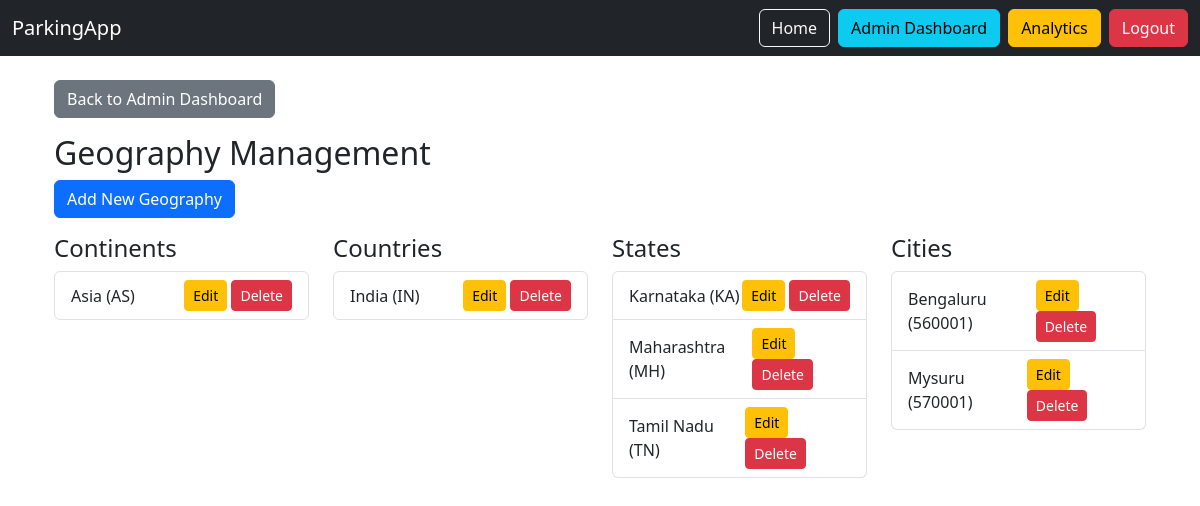
/admin/geography (signed in), run on an earlier commit of the app's database.
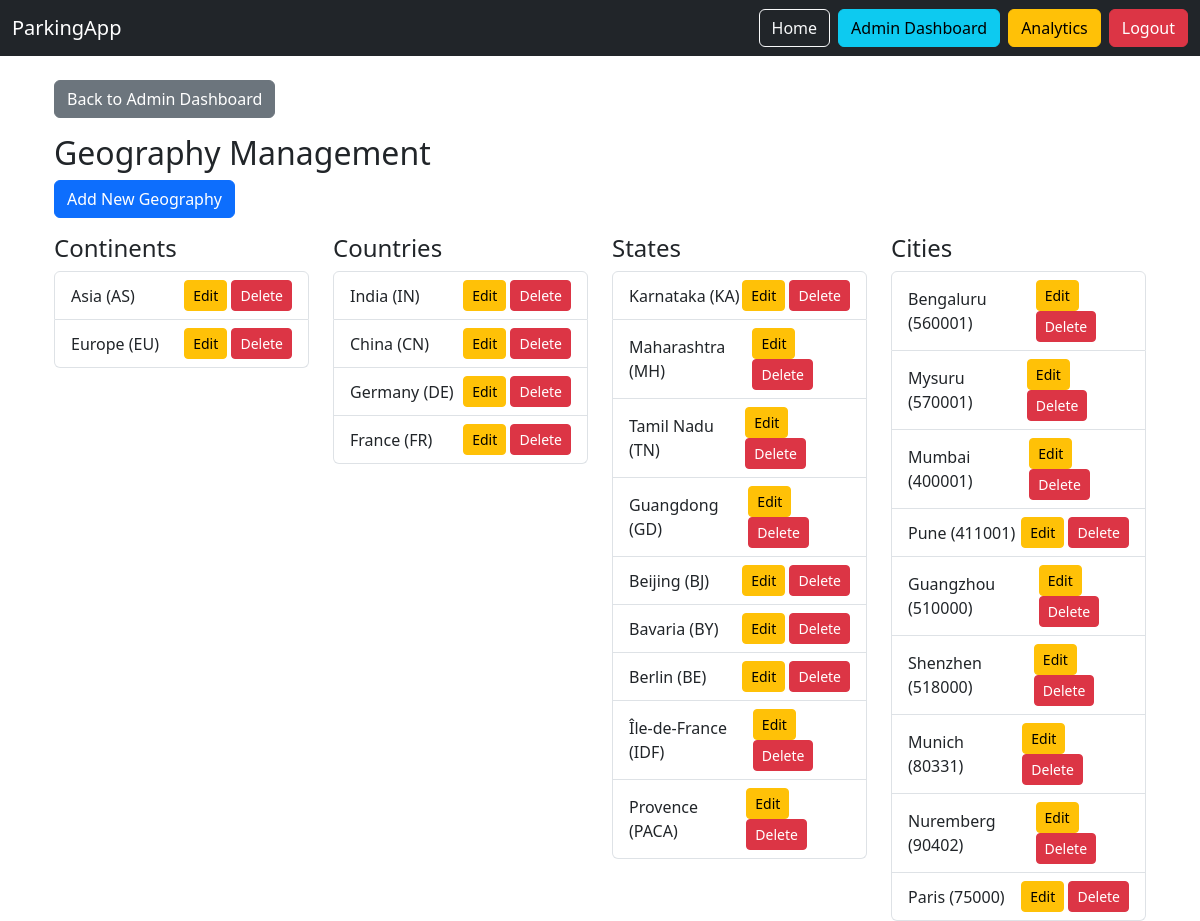
And on a later commit of the database.
### app/models/geography.py (models this page shows, shortened)
class Continent(BaseModel):
    __tablename__ = "continents"
    name = db.Column(db.String(100), unique=True, nullable=False)
    code = db.Column(db.String(10), unique=True, nullable=False)
    status = db.Column(db.Enum(GeographyStatus), default=GeographyStatus.ACTIVE, nullable=False)
    countries = db.relationship('Country', back_populates='continent', cascade='all, delete-orphan')

class Country(BaseModel):
    __tablename__ = "countries"
    name = db.Column(db.String(100), nullable=False)
    code = db.Column(db.String(3), nullable=False)  # ISO codes like USA, IND
    continent_id = db.Column(db.Integer, db.ForeignKey('continents.id'), nullable=False)
    status = db.Column(db.Enum(GeographyStatus), default=GeographyStatus.ACTIVE, nullable=False)
    continent = db.relationship('Continent', back_populates='countries')
    states = db.relationship('State', back_populates='country', cascade='all, delete-orphan')
    __table_args__ = (
        db.UniqueConstraint('name', 'continent_id', name='unique_country_per_continent'),
        db.UniqueConstraint('code', name='unique_country_code')
    )

class State(BaseModel):
    __tablename__ = "states"
    name = db.Column(db.String(100), nullable=False)
    code = db.Column(db.String(10), nullable=False)  # State code like 'KA' for Karnataka
    country_id = db.Column(db.Integer, db.ForeignKey('countries.id'), nullable=False)
    status = db.Column(db.Enum(GeographyStatus), default=GeographyStatus.ACTIVE, nullable=False)
    country = db.relationship('Country', back_populates='states')
    cities = db.relationship('City', back_populates='state', cascade='all, delete-orphan')
    __table_args__ = (
        db.UniqueConstraint('name', 'country_id', name='unique_state_per_country'),
        db.UniqueConstraint('code', 'country_id', name='unique_state_code_per_country')
    )

class City(BaseModel):
    __tablename__ = "cities"
    name = db.Column(db.String(100), nullable=False)
    state_id = db.Column(db.Integer, db.ForeignKey('states.id'), nullable=False)
    pin_code = db.Column(db.String(20), nullable=True)  # Optional pincode
    status = db.Column(db.Enum(GeographyStatus), default=GeographyStatus.ACTIVE, nullable=False)
    state = db.relationship('State', back_populates='cities')
    parking_lots = db.relationship('ParkingLot', back_populates='city', cascade='all, delete-orphan')  # Connection to parking system
    __table_args__ = (db.UniqueConstraint('name', 'state_id', name='unique_city_per_state'),)

### app/routes/admin.py (the view)
@admin_bp.route('/geography', methods=['GET'])
@require_permission(PermissionType.FULL_SYSTEM_ACCESS.value)
@refresh_db_session
def manage_geography():
    continents = Continent.query.all()
    countries = Country.query.all()
    states = State.query.all()
    cities = City.query.all()
    return render_template('admin/geography/manage.html', continents=continents, countries=countries, states=states, cities=cities)

### app/routes/admin.py (called while the page is built)
def refresh_db_session(func):
    @wraps(func)
    def wrapper(*args, **kwargs):
        db.session.expire_all()  # clears SQLAlchemy cache
        return func(*args, **kwargs)
    return wrapper

### app/templates/admin/geography/manage.html
{% extends 'base.html' %}
{% block content %}
<div class="container mt-4">
  <a href="{{ url_for('admin.admin_dashboard') }}" class="btn btn-secondary mb-3">Back to Admin Dashboard</a>
  <h2>Geography Management</h2>
  <a href="{{ url_for('admin.create_geography') }}" class="btn btn-primary mb-3">Add New Geography</a>
  <div class="row">
    <div class="col-md-3">
      <h4>Continents</h4>
      <ul class="list-group">
        {% for continent in continents %}
        <li class="list-group-item d-flex justify-content-between align-items-center">
          {{ continent.name }} ({{ continent.code }})
          <span>
            <a href="{{ url_for('admin.edit_geography', entity='continent', entity_id=continent.id) }}" class="btn btn-sm btn-warning">Edit</a>
            <form action="{{ url_for('admin.delete_geography', entity='continent', entity_id=continent.id) }}" method="post" style="display:inline;">
              <button type="submit" class="btn btn-sm btn-danger">Delete</button>
            </form>
          </span>
        </li>
        {% endfor %}
      </ul>
    </div>
    <div class="col-md-3">
      <h4>Countries</h4>
      <ul class="list-group">
        {% for country in countries %}
        <li class="list-group-item d-flex justify-content-between align-items-center">
          {{ country.name }} ({{ country.code }})
          <span>
            <a href="{{ url_for('admin.edit_geography', entity='country', entity_id=country.id) }}" class="btn btn-sm btn-warning">Edit</a>
            <form action="{{ url_for('admin.delete_geography', entity='country', entity_id=country.id) }}" method="post" style="display:inline;">
              <button type="submit" class="btn btn-sm btn-danger">Delete</button>
            </form>
          </span>
        </li>
        {% endfor %}
      </ul>
    </div>
    <div class="col-md-3">
      <h4>States</h4>
      <ul class="list-group">
        {% for state in states %}
        <li class="list-group-item d-flex justify-content-between align-items-center">
          {{ state.name }} ({{ state.code }})
          <span>
            <a href="{{ url_for('admin.edit_geography', entity='state', entity_id=state.id) }}" class="btn btn-sm btn-warning">Edit</a>
            <form action="{{ url_for('admin.delete_geography', entity='state', entity_id=state.id) }}" method="post" style="display:inline;">
              <button type="submit" class="btn btn-sm btn-danger">Delete</button>
            </form>
          </span>
        </li>
        {% endfor %}
      </ul>
    </div>
    <div class="col-md-3">
      <h4>Cities</h4>
      <ul class="list-group">
        {% for city in cities %}
        <li class="list-group-item d-flex justify-content-between align-items-center">
          {{ city.name }} ({{ city.pin_code or '' }})
          <span>
            <a href="{{ url_for('admin.edit_geography', entity='city', entity_id=city.id) }}" class="btn btn-sm btn-warning">Edit</a>
            <form action="{{ url_for('admin.delete_geography', entity='city', entity_id=city.id) }}" method="post" style="display:inline;">
              <button type="submit" class="btn btn-sm btn-danger">Delete</button>
            </form>
          </span>
        </li>
        {% endfor %}
      </ul>
    </div>
  </div>
</div>
{% endblock %}

What changed in the data, as far as the page shows it:
added Continent: name "Europe", code "EU"
added Country: name "China", code "CN"
added Country: name "Germany", code "DE"
added Country: name "France", code "FR"
added State: name "Guangdong", code "GD"
added State: name "Beijing", code "BJ"
added State: name "Bavaria", code "BY"
added State: name "Berlin", code "BE"
added State: name "Île-de-France", code "IDF"
added State: name "Provence", code "PACA"
added City: name "Mumbai", pin_code "400001"
added City: name "Pune", pin_code "411001"
added City: name "Guangzhou", pin_code "510000"
added City: name "Shenzhen", pin_code "518000"
added City: name "Munich", pin_code "80331"
added City: name "Nuremberg", pin_code "90402"
added City: name "Paris", pin_code "75000"
